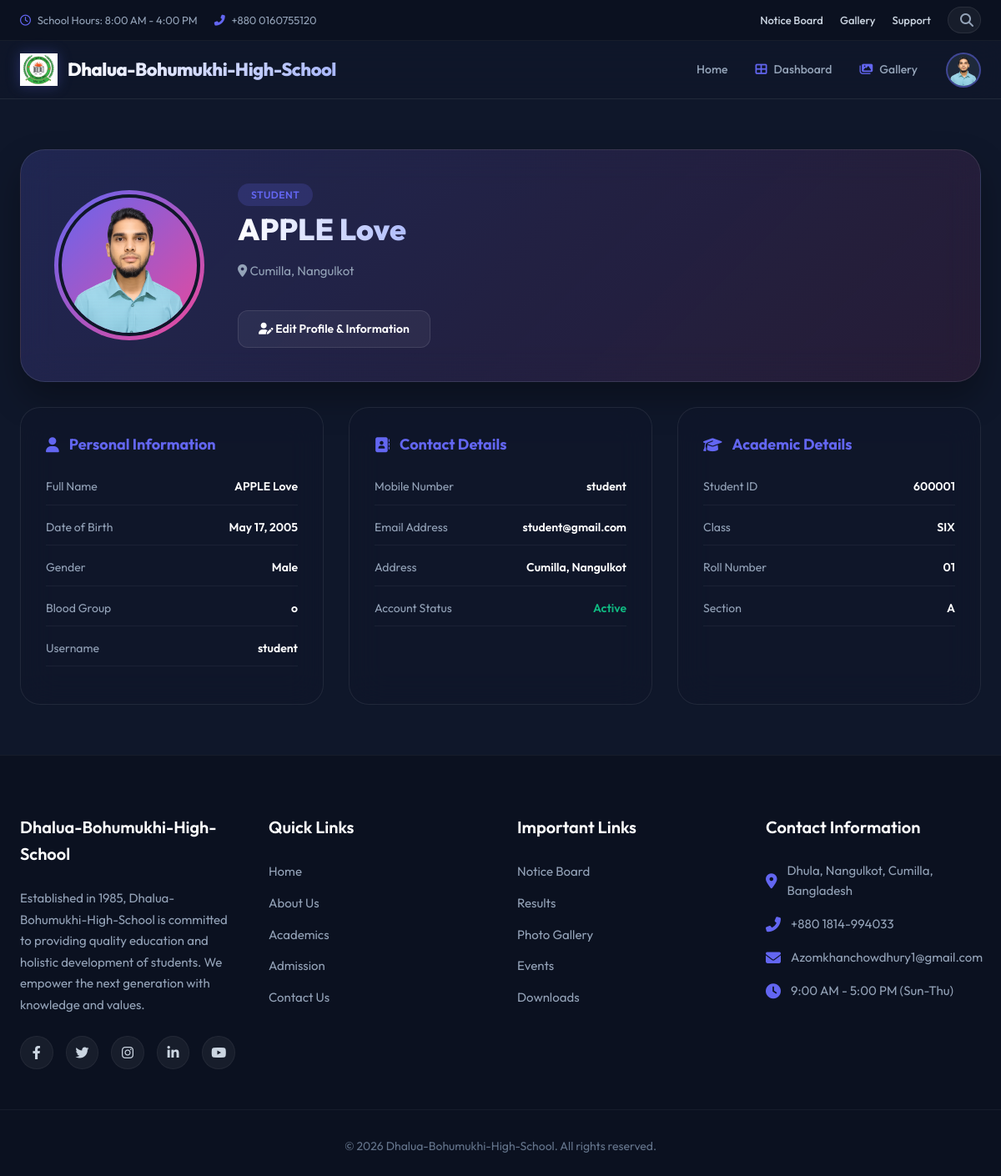
Page /accounts/profile/ (signed in) on the committed database.
### student/models.py (models this page shows, shortened)
class Student(models.Model):
    user = models.OneToOneField(User, on_delete=models.CASCADE, related_name='student_profile', null=True, blank=True)
    profile_image = models.ImageField(upload_to='students/', blank=True, null=True)
    phone_number = models.CharField(max_length=15, unique=True, null=True, blank=True)
    date_of_birth = models.DateField(null=True, blank=True)
    gender = models.CharField(max_length=10, choices=[('Male', 'Male'), ('Female', 'Female'), ('Other', 'Other')], null=True, blank=True)
    blood_group = models.CharField(max_length=5, blank=True, null=True)
    address = models.TextField(null=True, blank=True)
    student_id = models.CharField(max_length=20, unique=True, null=True, blank=True)
    roll_number = models.CharField(max_length=20, null=True, blank=True)
    admission_date = models.DateField(null=True, blank=True)
    current_class = models.CharField(max_length=20, null=True, blank=True)
    section = models.CharField(max_length=10, null=True, blank=True)
    academic_year = models.CharField(max_length=10, null=True, blank=True)

### accounts/views.py (the view, shortened to what this page needs)
# urls.py: path('profile/', views.profile_view, name='profile'),
@login_required
def profile_view(request):
    user = request.user
    role = ""
    profile_data = None
    if hasattr(user, 'student_profile'):
        role = "Student"
        profile_data = user.student_profile
    elif hasattr(user, 'teacher_profile'):
        role = "Teacher"
        profile_data = user.teacher_profile
    elif hasattr(user, 'staff_profile'):
        role = "Staff"
        profile_data = user.staff_profile
    elif hasattr(user, 'parent_profile'):
        role = "Parent"
        profile_data = user.parent_profile
    return render(request, 'accounts/profile.html', {
        'role': role,
        'profile': profile_data
    })

### accounts/context_processors.py (called while the page is built)
def user_profile_context(request):
    if request.user.is_authenticated:
        user = request.user
        role = "Admin" if user.is_superuser else "User"
        profile = None
        if hasattr(user, 'student_profile'):
            role = "Student"
            profile = user.student_profile
        elif hasattr(user, 'teacher_profile'):
            role = "Teacher"
            profile = user.teacher_profile
        elif hasattr(user, 'staff_profile'):
            role = "Staff"
            profile = user.staff_profile
        elif hasattr(user, 'parent_profile'):
            role = "Parent"
            profile = user.parent_profile
        return {
            'global_role': role,
            'global_profile': profile
        }
    return {}

### templates/accounts/profile.html (shortened to what this page needs)
{% extends 'base.html' %}
{% load static %}
{% block content %}
<div class="profile-page-wrapper">
    <div class="profile-header-card">
        <div class="profile-pic-box">
            {% if profile.profile_image %}
                <img src="{{ profile.profile_image.url }}" alt="Profile">
            {% else %}
                <img src="{% static 'image/default-avatar.png' %}" alt="Default Profile">
            {% endif %}
        </div>
        <div class="header-info">
            <span class="role-badge">{{ role }}</span>
            <h1>{{ user.first_name }} {{ user.last_name }}</h1>
            <p style="color: #94a3b8; font-size: 15px; margin-bottom: 15px;">
                <i class="fas fa-map-marker-alt"></i> {{ profile.address|default:"Location not set" }}
            </p>
            <a href="{% url 'accounts:settings' %}" class="edit-btn">
                <i class="fas fa-user-edit"></i> Edit Profile & Information
            </a>
        </div>
    </div>
    <div class="profile-grid">
        <div class="info-card">
            <h3><i class="fas fa-user"></i> Personal Information</h3>
            <div class="data-row"><span>Full Name</span><span>{{ user.first_name }} {{ user.last_name }}</span></div>
            <div class="data-row"><span>Date of Birth</span><span>{{ profile.date_of_birth|default:"Not Set" }}</span></div>
            <div class="data-row"><span>Gender</span><span>{{ profile.gender|default:"Not Set" }}</span></div>
            <div class="data-row"><span>Blood Group</span><span>{{ profile.blood_group|default:"Not Set" }}</span></div>
            <div class="data-row"><span>Username</span><span>{{ user.username }}</span></div>
        </div>
        <div class="info-card">
            <h3><i class="fas fa-address-book"></i> Contact Details</h3>
            <div class="data-row"><span>Mobile Number</span><span>{{ profile.phone_number|default:"Not Set" }}</span></div>
            <div class="data-row"><span>Email Address</span><span>{{ user.email }}</span></div>
            <div class="data-row"><span>Address</span><span>{{ profile.address|default:"Not Set" }}</span></div>
            <div class="data-row"><span>Account Status</span><span style="color: #10b981;">Active</span></div>
        </div>
        <div class="info-card">
            {% if role == 'Student' %}
            <h3><i class="fas fa-graduation-cap"></i> Academic Details</h3>
            <div class="data-row"><span>Student ID</span><span>{{ profile.student_id }}</span></div>
            <div class="data-row"><span>Class</span><span>{{ profile.current_class }}</span></div>
            <div class="data-row"><span>Roll Number</span><span>{{ profile.roll_number }}</span></div>
            <div class="data-row"><span>Section</span><span>{{ profile.section }}</span></div>
            {% else %}
            <h3><i class="fas fa-briefcase"></i> Work Details</h3>
            <div class="data-row"><span>Role</span><span>{{ role }}</span></div>
            <div class="data-row"><span>Access Level</span><span>Authorized</span></div>
            {% endif %}
        </div>
    </div>
</div>
{% endblock %}

### templates/base.html (shortened to what this page needs)
{% load static %}
<!DOCTYPE html>
<html lang="en">
<head>
    <link rel="stylesheet" href="https://cdnjs.cloudflare.com/ajax/libs/font-awesome/6.4.0/css/all.min.css">
    <link rel="stylesheet" href="{% static 'css/base.css' %}">
</head>
<body>
    <div class="top-header-bar">
        <div class="top-bar-container">
            {% if user.is_authenticated %}
            <div class="top-bar-left">
                <span><i class="far fa-clock"></i> School Hours: 8:00 AM - 4:00 PM</span>
                <span><i class="fas fa-phone-alt"></i> +880 0160755120</span>
            </div>
            <div class="top-bar-right">
                <a href="{% url 'notices:notice_list' %}">Notice Board</a>
                <a href="{% url 'gallery' %}">Gallery</a>
                <a href="{% url 'support' %}">Support</a>
                <div class="search-box-container">
                    <div class="search-box" id="globalSearchBox">
                        <i class="fas fa-search search-icon"></i>
                    </div>
                </div>
            </div>
            {% endif %}
        </div>
    </div>
    <header class="main-header">
        <div class="nav-container">
            <a href="/" class="logo">
                <img src="{% static 'image/logo.jpg' %}" alt="Dhalua-Bohumukhi-High-School Logo" class="logo-img">
                <h2>Dhalua-Bohumukhi-High-School</h2>
            </a>
            <div class="nav-right-section">
                <nav>
                    <ul class="nav-links">
                        <li><a href="/" class="{% if request.path == '/' %}active{% endif %}">Home</a></li>
                        {% if user.is_authenticated %}
                        {% if global_role == 'Admin' %}
                        <li><a href="{% url 'admin_panel:dashboard' %}"
                                class="{% if '/admin-dashboard/' in request.path %}active{% endif %}"><i
                                    class="fas fa-th-large"></i> Dashboard</a></li>
                        {% elif global_role == 'Student' %}
                        <li><a href="{% url 'student:student_dashboard' %}"
                                class="{% if '/students/dashboard/' in request.path %}active{% endif %}"><i
                                    class="fas fa-th-large"></i> Dashboard</a></li>
                        {% elif global_role == 'Teacher' %}
                        <li><a href="{% url 'teacher:teacher_dashboard' %}"
                                class="{% if '/teachers/dashboard/' in request.path %}active{% endif %}"><i
                                    class="fas fa-th-large"></i> Dashboard</a></li>
                        {% elif global_role == 'Staff' %}
                        <li><a href="{% url 'staff:staff_dashboard' %}"
                                class="{% if '/staff/dashboard/' in request.path %}active{% endif %}"><i
                                    class="fas fa-th-large"></i> Dashboard</a></li>
                        {% elif global_role == 'Parent' %}
                        <li><a href="{% url 'prents:parent_dashboard' %}"
                                class="{% if '/parents/dashboard/' in request.path %}active{% endif %}"><i
                                    class="fas fa-th-large"></i> Dashboard</a></li>
                        {% endif %}
                        <li><a href="{% url 'gallery' %}"
                                class="{% if '/gallery/' in request.path %}active{% endif %}"><i
                                    class="fas fa-images"></i> Gallery</a></li>
                        {% endif %}
                    </ul>
                </nav>
                {% if user.is_authenticated %}
                <div class="profile-dropdown-container">
                    <div class="profile-trigger" id="profileTrigger">
                        {% if global_profile and global_profile.profile_image %}
                        <img src="{{ global_profile.profile_image.url }}" alt="Profile Image">
                        {% else %}
                        <i class="fas fa-user"></i>
                        {% endif %}
                    </div>
                </div>
                {% else %}
                <a href="{% url 'accounts:login' %}" class="btn-login">Sign In</a>
                {% endif %}
            </div>
        </div>
    </header>
    <main>
        {% block content %}
        {% endblock %}
    </main>
    <footer class="main-footer">
        <div class="footer-container">
            <div class="footer-col">
                <h3>Dhalua-Bohumukhi-High-School</h3>
                <p>Established in 1985, Dhalua-Bohumukhi-High-School is committed to providing quality education and
                    holistic
                    development of students. We empower the next generation with knowledge and values.</p>
                <div class="social-icons">
                    <a href="#" aria-label="Facebook"><i class="fab fa-facebook-f"></i></a>
                    <a href="#" aria-label="Twitter"><i class="fab fa-twitter"></i></a>
                    <a href="#" aria-label="Instagram"><i class="fab fa-instagram"></i></a>
                    <a href="#" aria-label="LinkedIn"><i class="fab fa-linkedin-in"></i></a>
                    <a href="#" aria-label="YouTube"><i class="fab fa-youtube"></i></a>
                </div>
            </div>
            <div class="footer-col">
                <h3>Quick Links</h3>
                <ul>
                    <li><a href="#">Home</a></li>
                    <li><a href="#">About Us</a></li>
                    <li><a href="#">Academics</a></li>
                    <li><a href="#">Admission</a></li>
                    <li><a href="#">Contact Us</a></li>
                </ul>
            </div>
            <div class="footer-col">
                <h3>Important Links</h3>
                <ul>
                    <li><a href="{% url 'notices:notice_list' %}">Notice Board</a></li>
                    <li><a href="#">Results</a></li>
                    <li><a href="#">Photo Gallery</a></li>
                    <li><a href="#">Events</a></li>
                    <li><a href="#">Downloads</a></li>
                </ul>
            </div>
            <div class="footer-col">
                <h3>Contact Information</h3>
                <ul class="contact-info">
                    <li><i class="fas fa-map-marker-alt"></i> Dhula, Nangulkot, Cumilla, Bangladesh</li>
                    <li><i class="fas fa-phone-alt"></i> +880 1814-994033</li>
                    <li><i class="fas fa-envelope"></i> Azomkhanchowdhury1@gmail.com</li>
                    <li><i class="fas fa-clock"></i> 9:00 AM - 5:00 PM (Sun-Thu)</li>
                </ul>
            </div>
        </div>
        <div class="footer-bottom">
            <p>&copy; {% now "Y" %} Dhalua-Bohumukhi-High-School. All rights reserved.</p>
        </div>
    </footer>
</body>
</html>

### templates/accounts/profile.html (style rules this page uses)
.profile-page-wrapper { max-width: 1200px; margin: 60px auto; padding: 0 24px; animation: fadeIn 0.8s ease; }
.profile-header-card { background: linear-gradient(135deg, rgba(99, 102, 241, 0.2), rgba(236, 72, 153, 0.1)); backdrop-filter: blur(20px); border: 1px solid rgba(255, 255, 255, 0.1); border-radius: 30px; padding: 40px; display: flex; align-items: center; gap: 40px; margin-bottom: 30px; box-shadow: 0 20px 40px rgba(0,0,0,0.3); }
.profile-pic-box { width: 180px; height: 180px; border-radius: 50%; padding: 5px; background: linear-gradient(135deg, #6366f1, #ec4899); position: relative; }
.profile-pic-box img { width: 100%; height: 100%; border-radius: 50%; object-fit: cover; border: 4px solid #0f172a; }
.header-info h1 { font-size: 36px; font-weight: 800; margin-bottom: 10px; background: linear-gradient(to right, #fff, #a5b4fc); -webkit-background-clip: text; background-clip: text; -webkit-text-fill-color: transparent; }
.role-badge { background: rgba(99, 102, 241, 0.2); color: #a5b4fc; padding: 6px 16px; border-radius: 20px; font-size: 14px; font-weight: 700; letter-spacing: 1px; }
.profile-grid { display: grid; grid-template-columns: repeat(auto-fit, minmax(350px, 1fr)); gap: 30px; }
.info-card { background: rgba(15, 23, 42, 0.6); backdrop-filter: blur(20px); border: 1px solid rgba(255, 255, 255, 0.08); border-radius: 24px; padding: 30px; transition: 0.3s; }
.info-card h3 { color: #6366f1; font-size: 18px; margin-bottom: 25px; display: flex; align-items: center; gap: 12px; }
.data-row { display: flex; justify-content: space-between; margin-bottom: 15px; padding-bottom: 10px; border-bottom: 1px solid rgba(255, 255, 255, 0.05); }
.data-row span:first-child { color: #94a3b8; font-size: 14px; }
.data-row span:last-child { color: #fff; font-weight: 600; font-size: 14px; }
.edit-btn { background: rgba(255, 255, 255, 0.05); border: 1px solid rgba(255, 255, 255, 0.1); color: #fff; padding: 10px 24px; border-radius: 12px; font-size: 14px; font-weight: 600; cursor: pointer; transition: 0.3s; text-decoration: none; display: inline-block; margin-top: 20px; }

### rows in the picture
Student: profile_image (picture), address "Cumilla, Nangulkot", date_of_birth "May 17, 2005", gender "Male", blood_group "o", phone_number "student", student_id "600001", current_class "SIX", roll_number "01", section "A"

### other values in the picture
{{ role }} "STUDENT"
{{ user.first_name }} "APPLE"
{{ user.last_name }} "Love"
{{ user.username }} "student"
{{ user.email }} "student@gmail.com"
